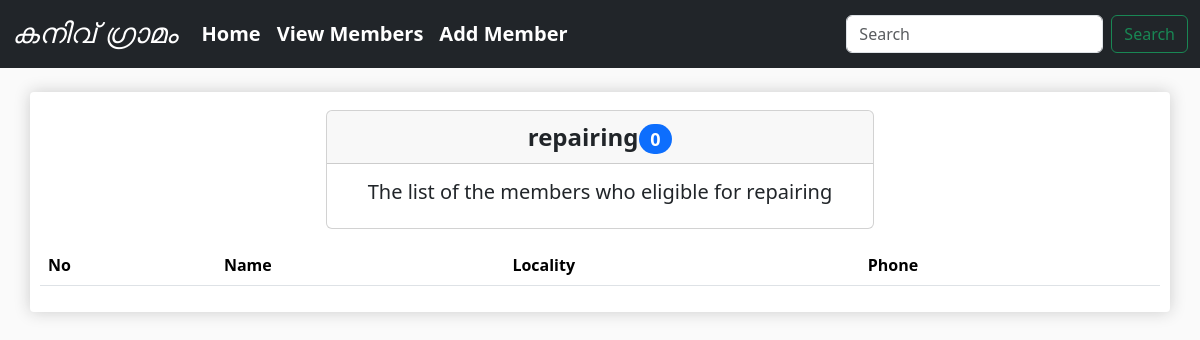
Before: /3 with the older database file.
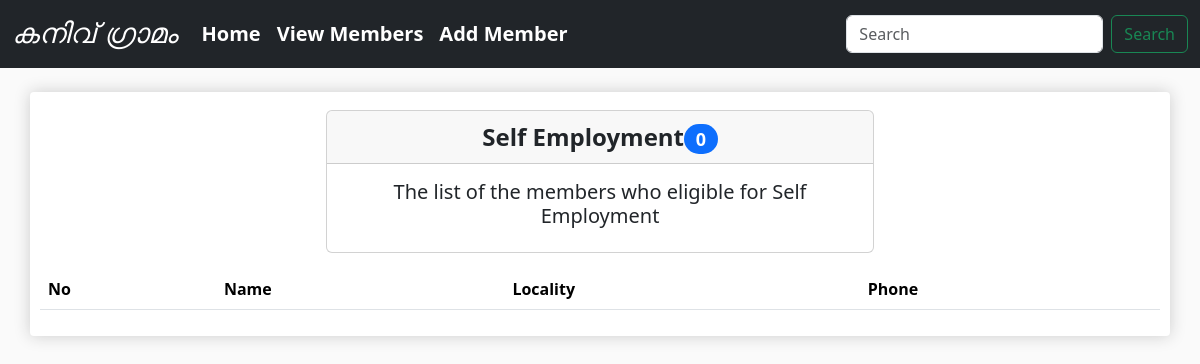
After: the same page with the newer database file.
### charity/models.py (models this page shows)
class Category(models.Model):
    category = models.CharField(max_length=30)
    def __str__(self):
        return self.category

### charity/views.py (the view)
# urls.py: path('<int:category_id>', views.view_by_category, name='view-by-category'),
def view_by_category(request, category_id):
    category = Category.objects.get(id=category_id)
    needs = Need.objects.filter(requirement=category)
    print(needs)
    context = {
        'requirements': needs,
        'category': category,
        'total_members': needs.count()
    }
    return render(request, 'charity/view-by-category.html', context)

### templates/charity/view-by-category.html (shortened to what this page needs)
{% extends 'base.html' %}
{% block content %}
    <div class="container bg-white mt-4 box-shadow">
        <div class="row justify-content-center">
            <div class="col-12 col-lg-6">
                <div class="card mb-3 text-center mt-2">
                    <div class="card-header fs-4"><b>{{ category }}<span
                            class="badge rounded-pill bg-primary">{{ total_members }}</span></b></div>
                    <div class="card-body text-dark">
                        <h5 class="card-title">The list of the members who eligible for {{ category }}</h5>
                    </div>
                </div>
            </div>
        </div>
        <div class="row">
            <div class="col-12 col-lg-12">
                <table class="table table-hover">
                    <thead>
                    <tr>
                        <th scope="col">No</th>
                        <th scope="col">Name</th>
                        <th scope="col">Locality</th>
                        <th scope="col">Phone</th>
                    </tr>
                    </thead>
                </table>
            </div>
        </div>
    </div>
{% endblock %}

Changed rows visible on the page:
changed Category: category "repairing" → "Self Employment"
